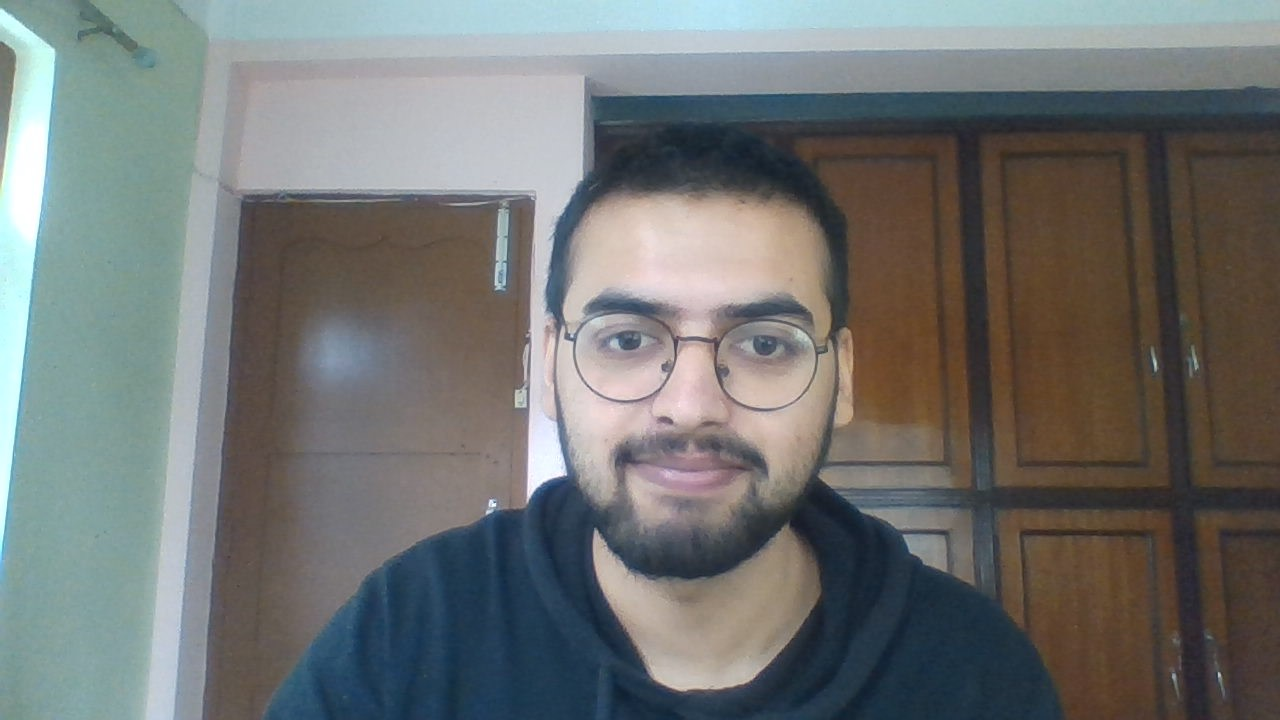
#> input picture me.jpg, 1280 x 720 px
$ python cartoonify.py
#> lines starting #> are read from the running program, lines starting #| are printed output that depends on the picture; after the words box and inside, x2 and y2 are one past the last pixel; in counts of white or black regions, pixels touching at a corner belong together
#> further down, img is the input picture: shape (720, 1280, 3); mean B, G, R 114.3, 115.6, 113
import numpy as np
import cv2
import argparse
import sys


class Cartoonify:
    def __init__(self, bilateralIterations=5):
        self.iterations = bilateralIterations
        self.edges = None
        self.colored = None
        self.H = 640
        self.W = 480

    def resize(self, img, size):
        self.H, self.W, self.n_C = img.shape
        return cv2.resize(img, size)

    def findEdges(self, img):
        '''Find Edges of an image'''
        print("Finding Edges", end='\r', flush=True)
        gray = cv2.cvtColor(img, cv2.COLOR_BGR2GRAY)
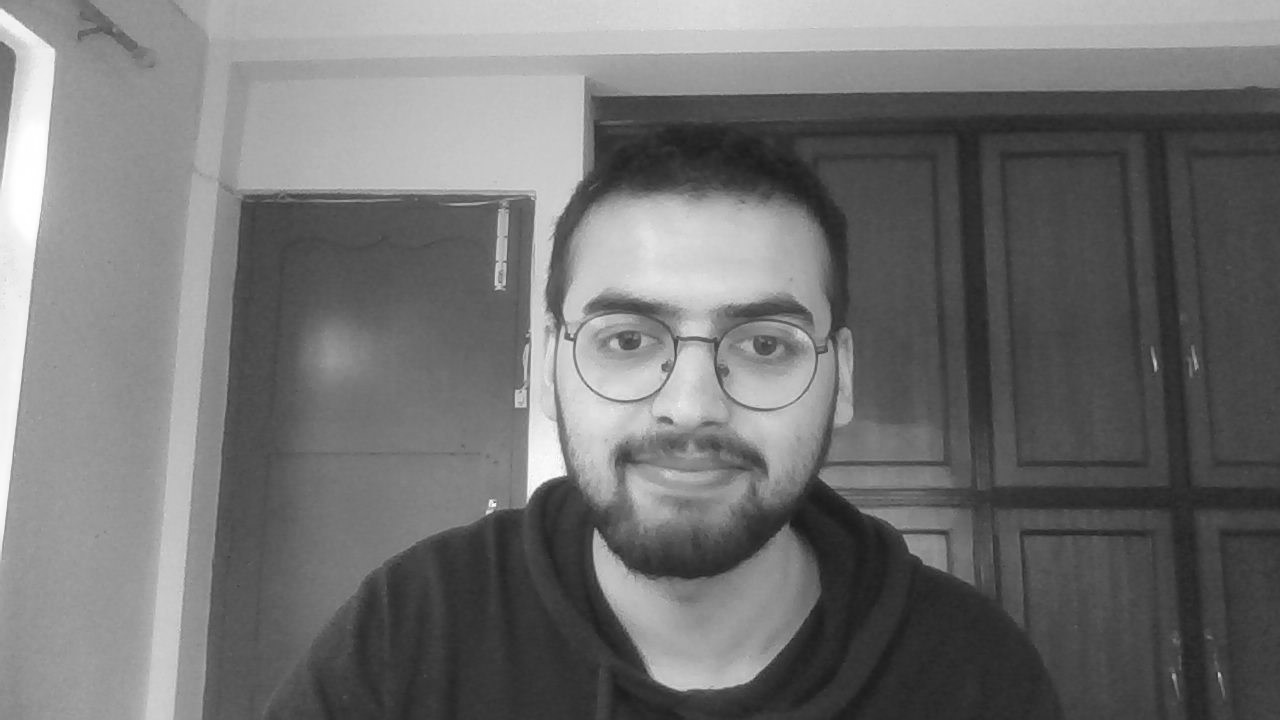
#> gray: shape (720, 1280); min 27, max 255, mean 114.7
        gray = cv2.bilateralFilter(gray, 7, 55, 175)

        img = cv2.adaptiveThreshold(gray, 255, cv2.ADAPTIVE_THRESH_MEAN_C,
                                    cv2.THRESH_BINARY, 13, 9)
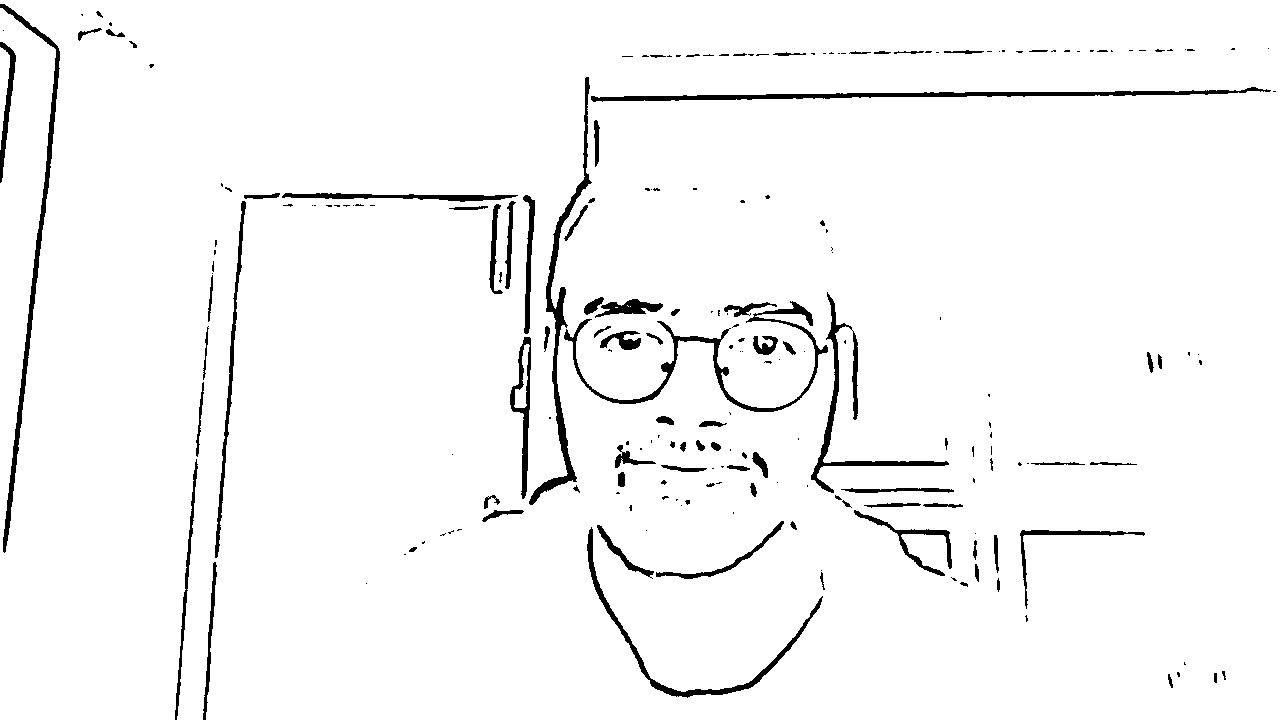
#> img: shape (720, 1280); 96.5% white; 213 black regions (123 under 20 px), largest, box (x1, y1, x2, y2) and area: (591, 87, 1271, 102) 2845, (0, 4, 60, 553) 2726, (529, 77, 592, 505) 2699
        self.edges = img

        print("Finding Edges... Done", flush=True)

        return img

    # [8 lines left out: function findColors, not called in this run]

    def findColorsV2(self, img, K=16):
        '''Find Colors by dividing into subcubes'''
#> called with K = 16
        print("Finding Color", end='\r', flush=True)

        img = cv2.bilateralFilter(img, 11, 75, 150)
#> img: shape (720, 1280, 3)

        Z = img.reshape((-1, 3))

        # convert to np.float32
        Z = np.float32(Z)

        # define criteria, number of clusters(K) and apply kmeans()
        criteria = (cv2.TERM_CRITERIA_EPS +
                    cv2.TERM_CRITERIA_MAX_ITER, 10, 1.0)

        ret, label, center = cv2.kmeans(
            Z, K, None, criteria, 5, cv2.KMEANS_RANDOM_CENTERS)
#> ret = 193620994; center = 16 rows, first 8: [203, 205, 221.2], [95.32, 101, 111], [197.7, 192.7, 181.8], [178.2, 186.3, 203.5], [153.2, 155.3, 133.4], [88.26, 70.91, 49.55], [122.6, 124.2, 128.7], [50.35, 50.63, 54.37]

        # Now convert back into uint8, and make original image
        center = np.uint8(center)
#> center = 16 rows, first 8: [203, 205, 221], [95, 100, 111], [197, 192, 181], [178, 186, 203], [153, 155, 133], [88, 70, 49], [122, 124, 128], [50, 50, 54]
        res = center[label.flatten()]
        res = res.reshape((img.shape))
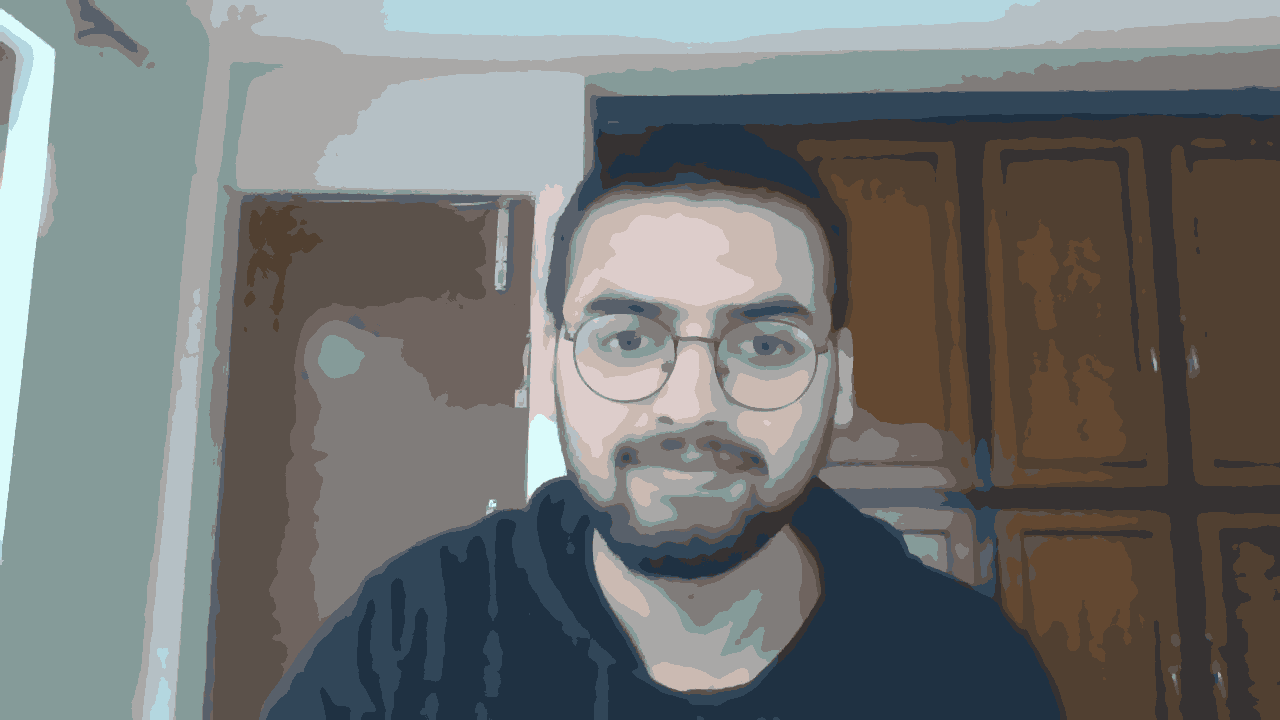
#> res: shape (720, 1280, 3); mean of channels 0, 1, 2 113.9, 115.1, 112.5; drawn as B, G, R
        print("Finding Color... Done", flush=True)

        self.colored = res
        return img

    def cartoonify(self):
        '''Cartoonify the image'''
        print("Cartoonifying Image", end='\r', flush=True)
        sys.stdout.flush()
        if(not self.edges is None and not self.colored is None):
            print("Cartoonifying Image... Done", flush=True)

            return cv2.bitwise_and(self.colored, self.colored, mask=self.edges)
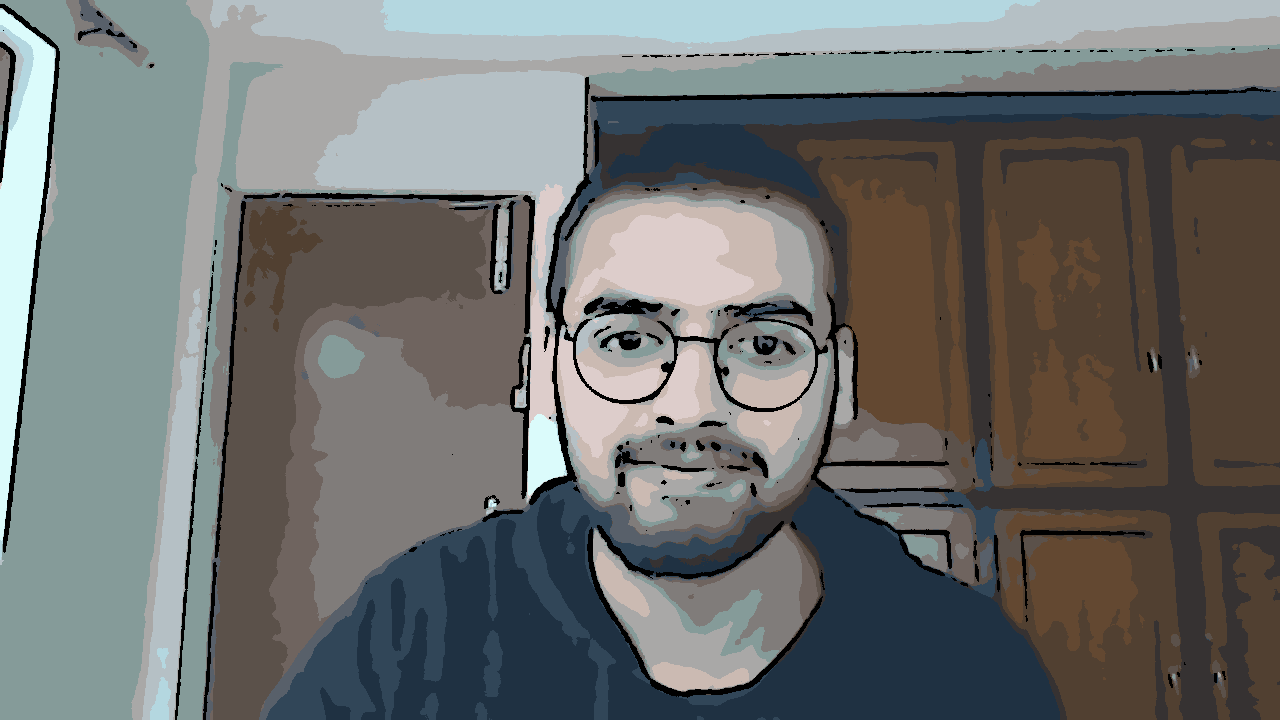
#> returned value: shape (720, 1280, 3); mean of channels 0, 1, 2 110.2, 111.5, 109.2; drawn as B, G, R
        else:
            raise Exception('No edged and colored images found')


# [20 lines left out: function cartoonify_live, not called in this run]


def cartoonify_img(img):
    cartoonify = Cartoonify(30)

    edges = cartoonify.findEdges(img)
    # colors = cartoonify.findColors(img)
    colors = cartoonify.findColorsV2(img, 16)

    cartoon = cartoonify.cartoonify()

    cv2.imwrite(args['output'], cartoon)

    if(not args['script']):
        print('Saved to '+args['output'], flush=True)
        sys.stdout.flush()
        cv2.imshow('cartoon', cartoon)
        cv2.waitKey(0)
    else:
        print("Success", flush=True)
        sys.stdout.flush()

    # cartoon = cv2.cvtColor(cartoon, cv2.COLOR_BGR2RGB)


ap = argparse.ArgumentParser()
ap.add_argument("-i", "--image", default="me.jpg", help="Path to the image")
ap.add_argument("-r", "--realtime", action='store_true',
                help="Put this if you want to cartoonify webcam feed")
ap.add_argument('-o', '--output', default="cartoon.jpg",
                help="Path to save the image with filename")
ap.add_argument('-s', '--script', action='store_true',
                help="Add this if you want to run using script")
args = vars(ap.parse_args())

if __name__ == "__main__":

    if(args['realtime']):
        cartoonify_live()
    else:
        img = cv2.imread(args['image'])
        cartoonify_img(img)

$ run again, on nature.jpg
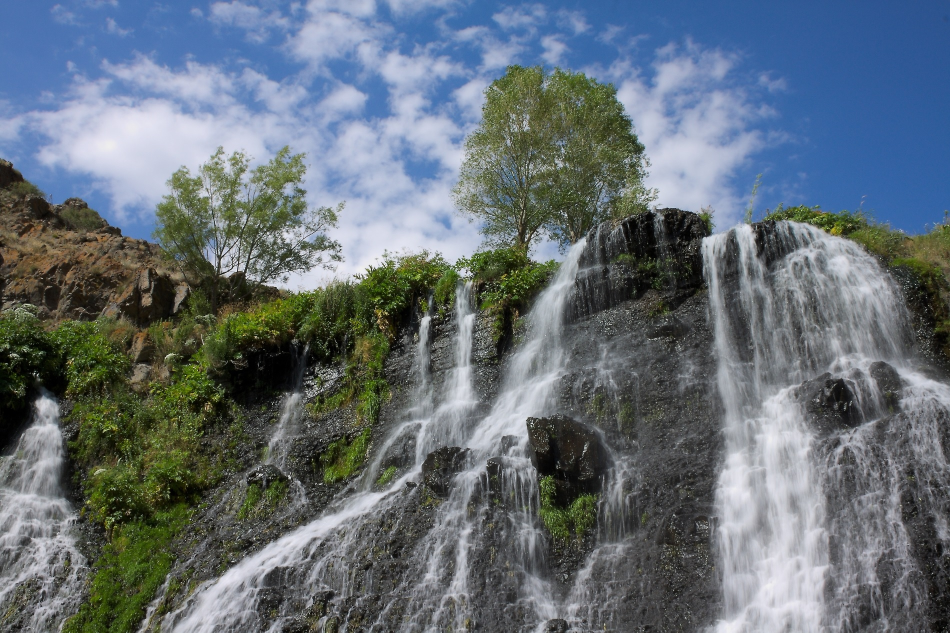
#> input picture nature.jpg, 1900 x 1265 px (shown at 1/2 size)
#> img is the input picture: shape (1265, 1900, 3); mean B, G, R 118.1, 110.5, 100.2
#> in findEdges, `img = cv2.adaptiveThreshold(gray, 255, cv2.ADAPTIVE_THRESH_MEAN_C, cv2..`:
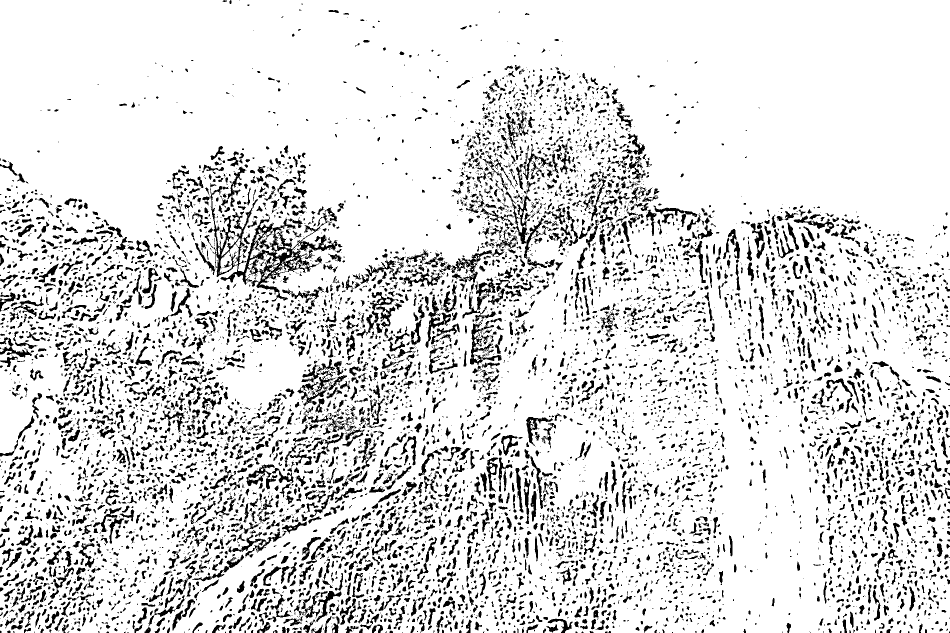
#> img: shape (1265, 1900) (shown at 1/2 size); 86.3% white; 8462 black regions (4837 under 20 px), largest, box (x1, y1, x2, y2) and area: (405, 372, 685, 603) 10932, (1010, 383, 1094, 546) 2180, (940, 636, 1004, 730) 1579
#> in findColorsV2, `ret, label, center = cv2.kmeans( Z, K, None, criteria, 5, cv2.KMEANS_R..`: ret = 648148189.3; center = 16 rows, first 8: [79.5, 80.4, 78.92], [60.39, 63.88, 63.21], [106.8, 107.1, 104.1], [159, 97.34, 53.32], [147.9, 145.4, 141.8], [181.4, 127.6, 93.69], [53.36, 88.8, 85.04], [32.34, 47.23, 44.97]
#> in findColorsV2, `center = np.uint8(center)`: center = 16 rows, first 8: [79, 80, 78], [60, 63, 63], [106, 107, 104], [159, 97, 53], [147, 145, 141], [181, 127, 93], [53, 88, 85], [32, 47, 44]
#> in cartoonify, `return cv2.bitwise_and(self.colored, self.colored, mask=self.edges)`:
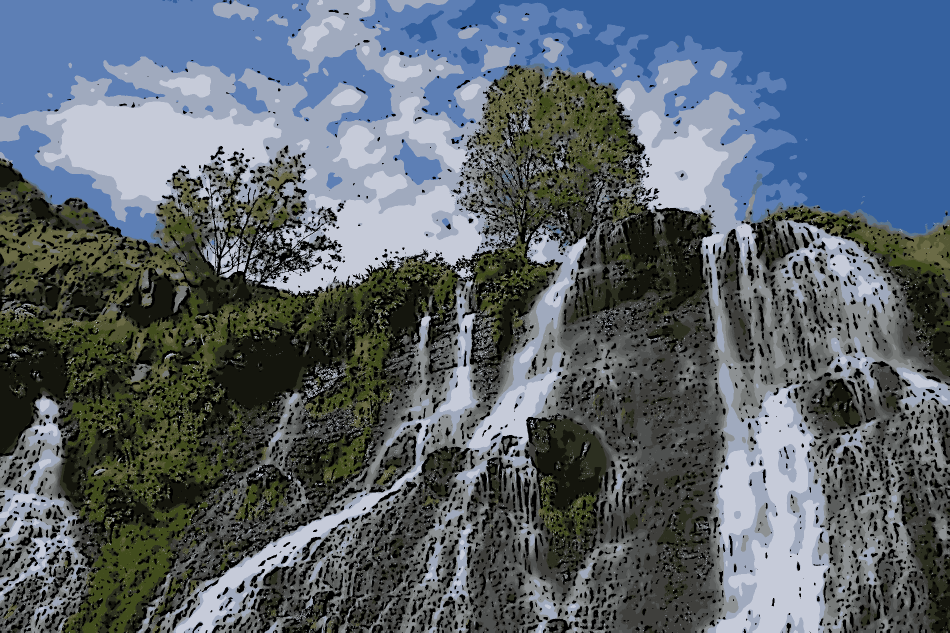
#> returned value: shape (1265, 1900, 3) (shown at 1/2 size); mean of channels 0, 1, 2 108.9, 100, 90; drawn as B, G, R

$ run again, on v1.png
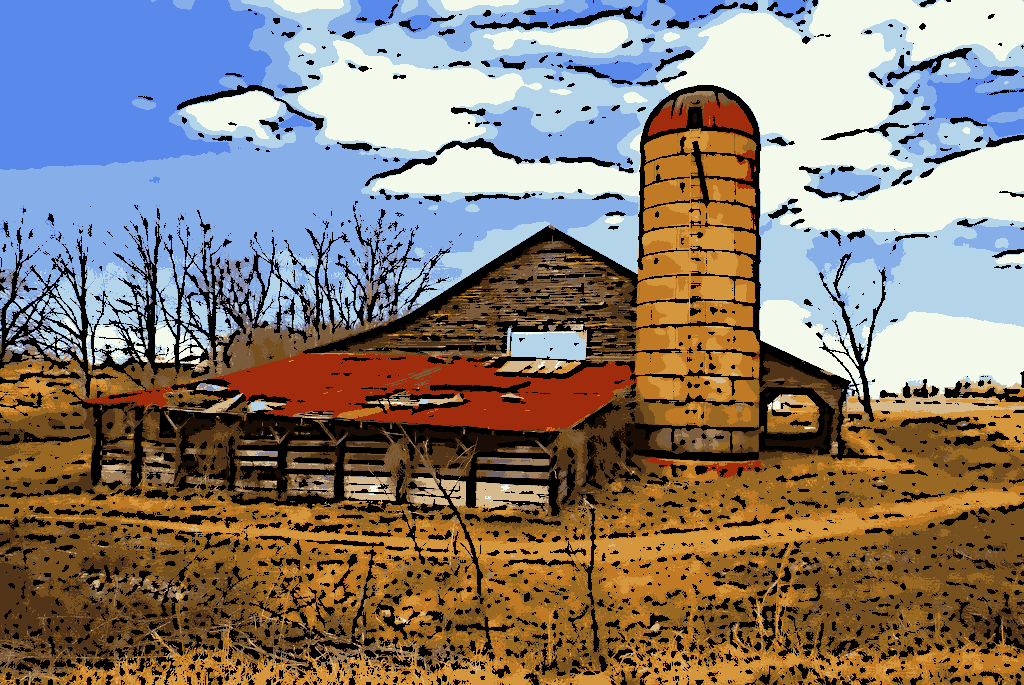
#> input picture v1.png, 1024 x 685 px
#> img is the input picture: shape (685, 1024, 3); mean B, G, R 112.7, 124.2, 134.7
#> in findEdges, `img = cv2.adaptiveThreshold(gray, 255, cv2.ADAPTIVE_THRESH_MEAN_C, cv2..`:
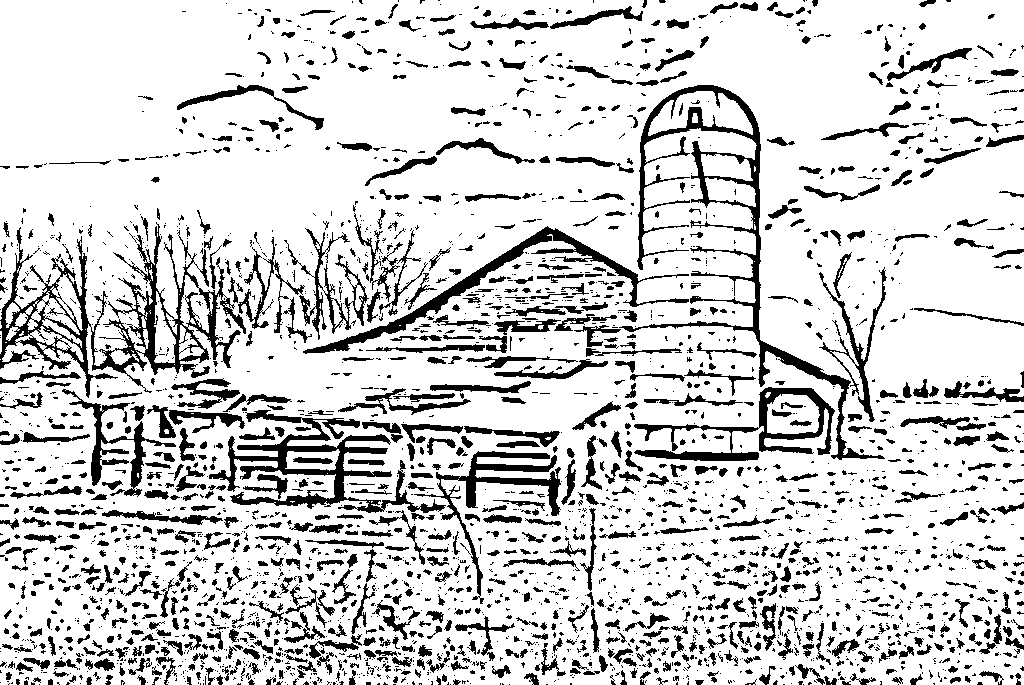
#> img: shape (685, 1024); 82.3% white; 2967 black regions (1956 under 20 px), largest, box (x1, y1, x2, y2) and area: (0, 222, 246, 398) 9245, (619, 85, 885, 460) 7726, (209, 410, 446, 513) 5758
#> in findColorsV2, `ret, label, center = cv2.kmeans( Z, K, None, criteria, 5, cv2.KMEANS_R..`: ret = 145353761; center = 16 rows, first 8: [30.18, 79.77, 137.1], [235, 137.9, 90.07], [25.55, 56.3, 87.14], [58.24, 146.1, 208.7], [235.1, 248.9, 241.4], [89.15, 123, 153.7], [173, 143.7, 136.9], [38.87, 117.6, 179.6]
#> in findColorsV2, `center = np.uint8(center)`: center = 16 rows, first 8: [30, 79, 137], [234, 137, 90], [25, 56, 87], [58, 146, 208], [235, 248, 241], [89, 123, 153], [173, 143, 136], [38, 117, 179]
#> in findColorsV2, `res = res.reshape((img.shape))`:
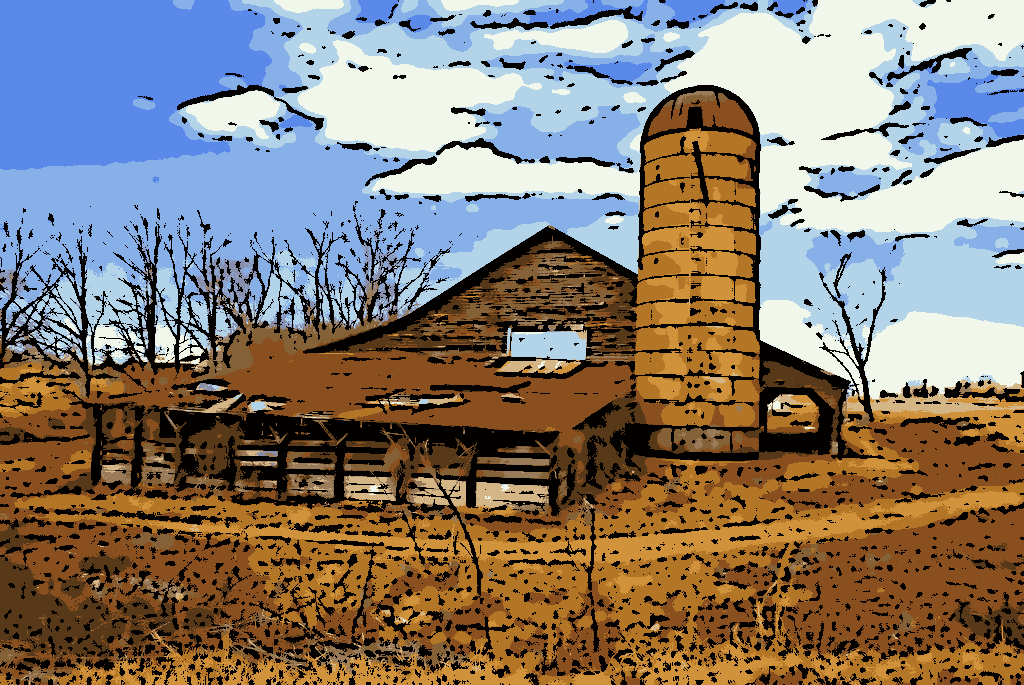
#> res: shape (685, 1024, 3); mean of channels 0, 1, 2 112.1, 123.6, 134.4; drawn as B, G, R
